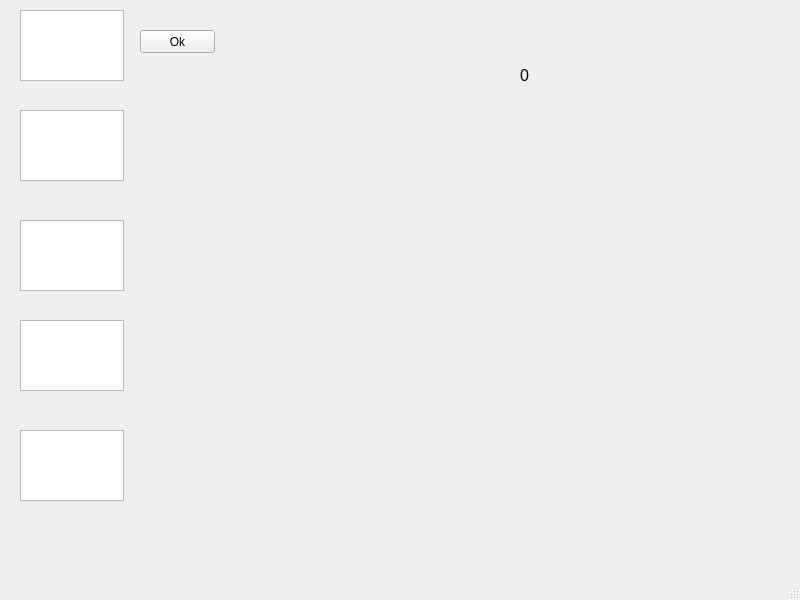
<?xml version="1.0" encoding="UTF-8"?>
<ui version="4.0">
 <class>MainWindow</class>
 <widget class="QMainWindow" name="MainWindow">
  <property name="geometry">
   <rect>
    <x>0</x>
    <y>0</y>
    <width>800</width>
    <height>600</height>
   </rect>
  </property>
  <property name="windowTitle">
   <string>MainWindow</string>
  </property>
  <widget class="QWidget" name="centralwidget">
   <widget class="QTextEdit" name="textEdit">
    <property name="geometry">
     <rect>
      <x>20</x>
      <y>10</y>
      <width>104</width>
      <height>71</height>
     </rect>
    </property>
   </widget>
   <widget class="QPushButton" name="pushButton">
    <property name="geometry">
     <rect>
      <x>140</x>
      <y>30</y>
      <width>75</width>
      <height>23</height>
     </rect>
    </property>
    <property name="text">
     <string>Ok</string>
    </property>
   </widget>
   <widget class="QLabel" name="label">
    <property name="geometry">
     <rect>
      <x>520</x>
      <y>10</y>
      <width>251</width>
      <height>131</height>
     </rect>
    </property>
    <property name="font">
     <font>
      <pointsize>12</pointsize>
     </font>
    </property>
    <property name="text">
     <string>0</string>
    </property>
   </widget>
   <widget class="QTextEdit" name="textEdit_2">
    <property name="geometry">
     <rect>
      <x>20</x>
      <y>110</y>
      <width>104</width>
      <height>71</height>
     </rect>
    </property>
   </widget>
   <widget class="QTextEdit" name="textEdit_3">
    <property name="geometry">
     <rect>
      <x>20</x>
      <y>220</y>
      <width>104</width>
      <height>71</height>
     </rect>
    </property>
   </widget>
   <widget class="QTextEdit" name="textEdit_4">
    <property name="geometry">
     <rect>
      <x>20</x>
      <y>320</y>
      <width>104</width>
      <height>71</height>
     </rect>
    </property>
   </widget>
   <widget class="QTextEdit" name="textEdit_5">
    <property name="geometry">
     <rect>
      <x>20</x>
      <y>430</y>
      <width>104</width>
      <height>71</height>
     </rect>
    </property>
   </widget>
  </widget>
  <widget class="QMenuBar" name="menubar">
   <property name="geometry">
    <rect>
     <x>0</x>
     <y>0</y>
     <width>800</width>
     <height>21</height>
    </rect>
   </property>
  </widget>
  <widget class="QStatusBar" name="statusbar"/>
 </widget>
 <resources/>
 <connections/>
</ui>
